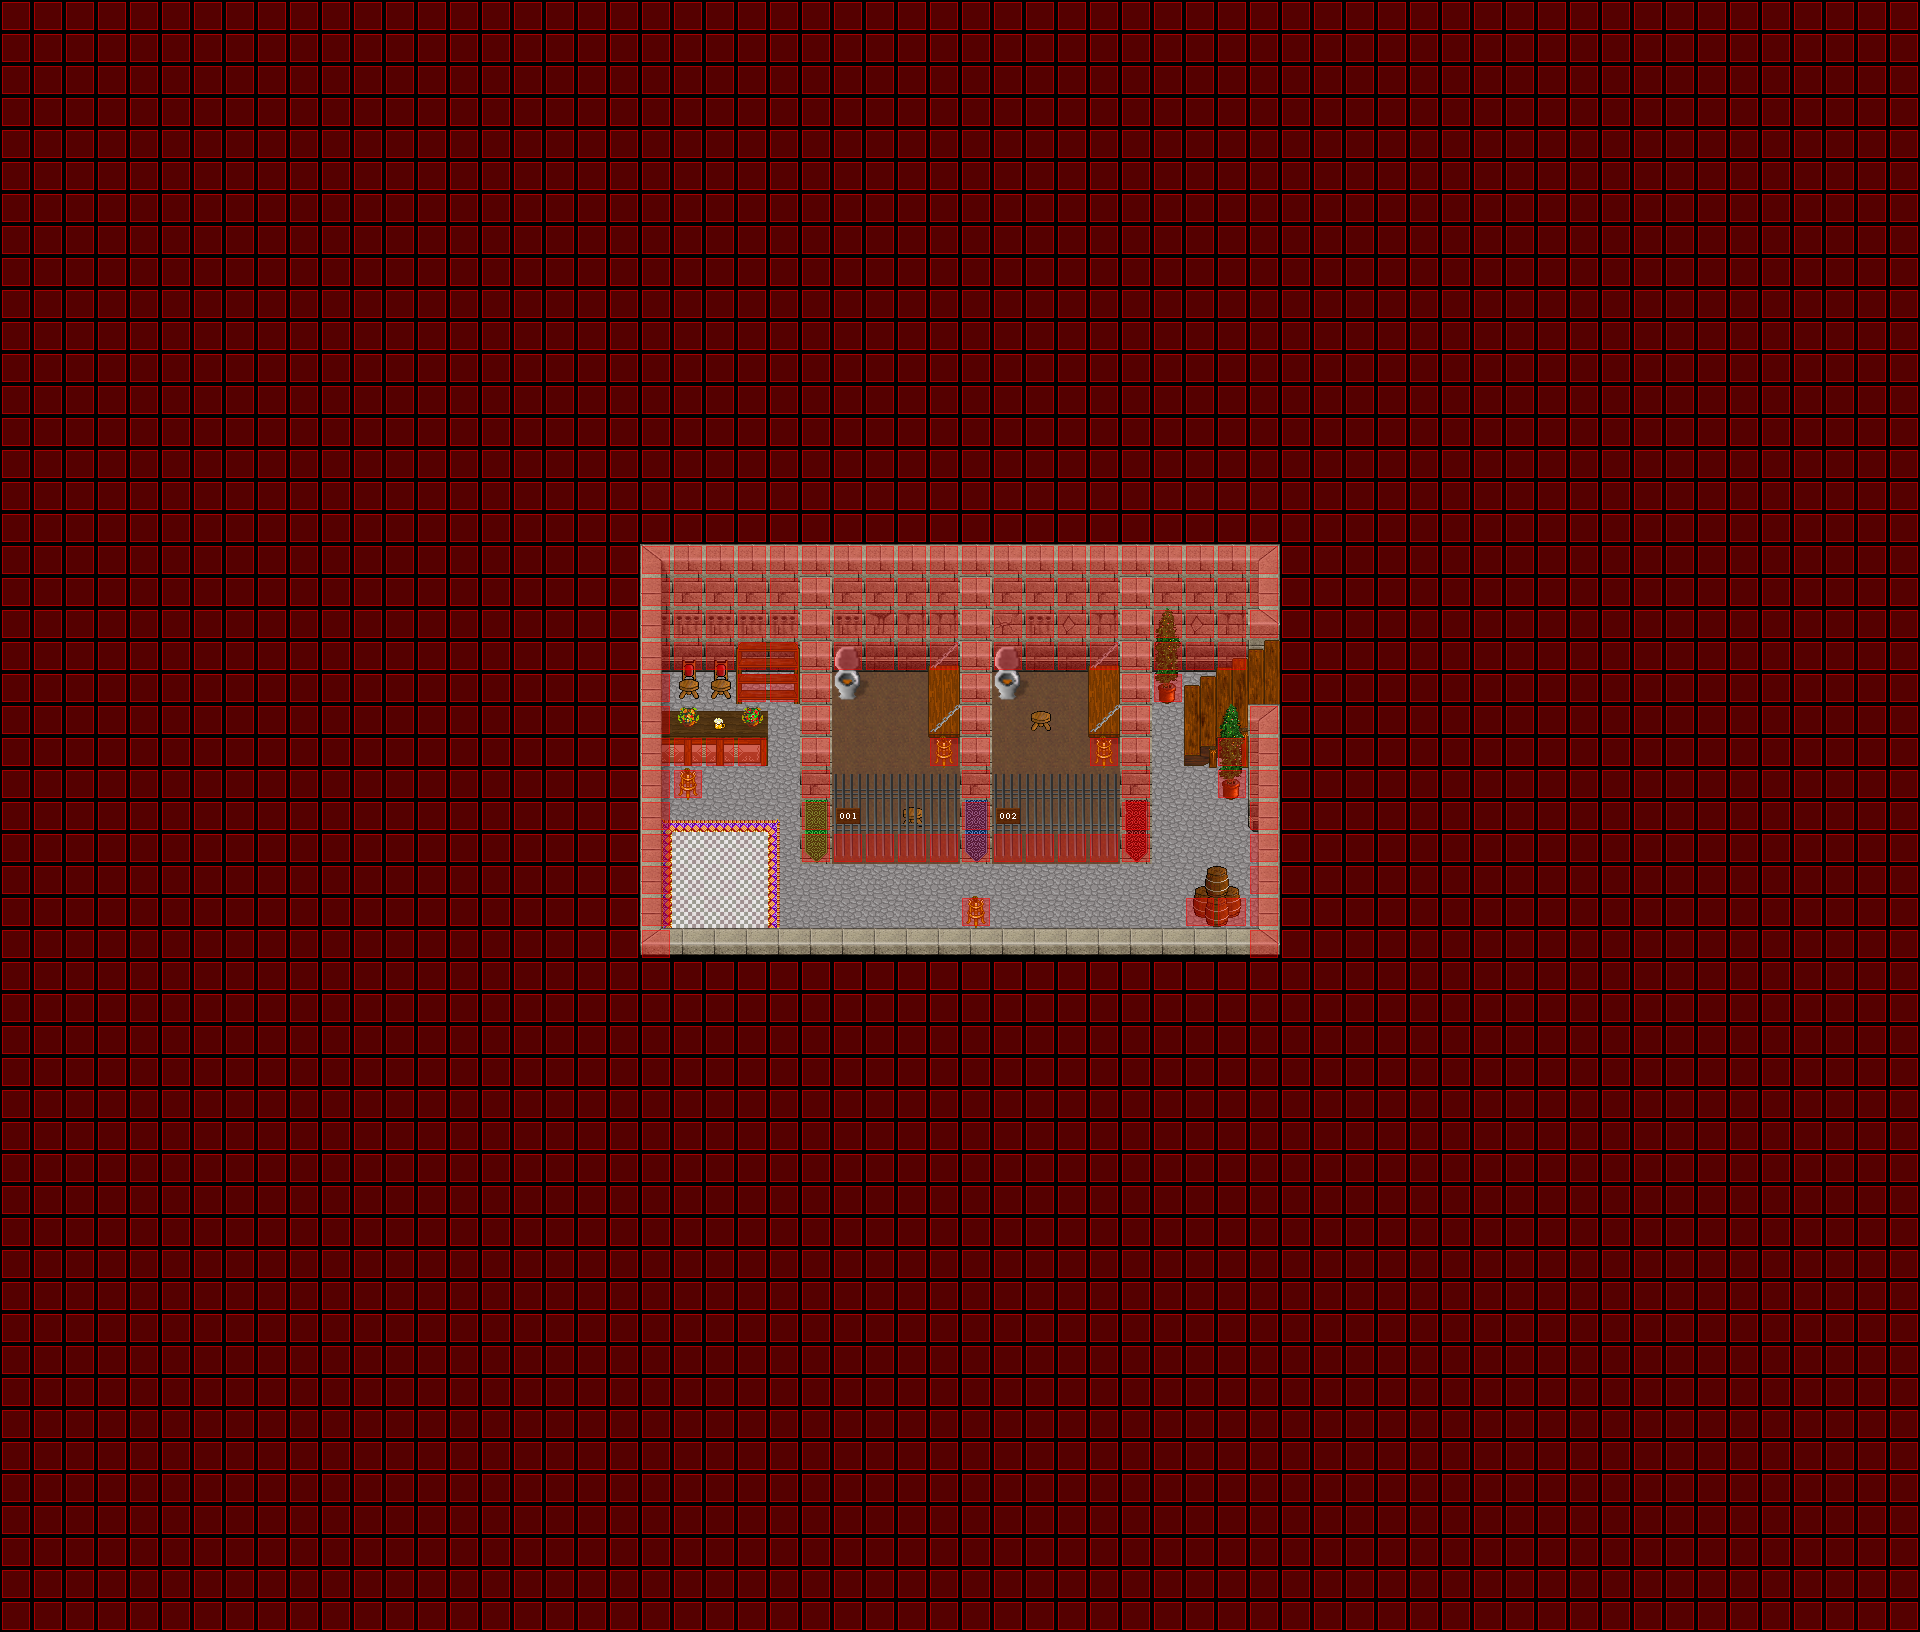

Rendered tile map (Tiled .tmx) drawn with the repository's tilesets; below, a short description and the map source with its tile grids summarised:
An orthogonal 60x51 tile map with 32x32 px tiles, 5 tile layers (Ground, piso, Fringe, Top, ...), 6 tilesets and 1 object (Lunovox: Esse Warp é feito por um arquiv).

<map version="1.0" orientation="orthogonal" width="60" height="51" tilewidth="32" tileheight="32">
 <properties>
  <property name="minimap" value="/graphics/minimaps/prisao.png" />
  <property name="music" value="Clouds Calling.ogg" />
  <property name="name" value="Prisão" />
  <property name="overlay0image" value="graphics/images/ambient/spotlight.png" />
 </properties>
 <tileset firstgid="1" name="collision" tilewidth="32" tileheight="32">
  <image source="../graphics/tiles/collision.png" width="64" height="32" />
 </tileset>
 <tileset firstgid="3" name="blockWalls" tilewidth="32" tileheight="32">
  <image source="../graphics/tiles/blockWalls.png" width="512" height="512" />
 </tileset>
 <tileset firstgid="259" name="cave" tilewidth="32" tileheight="32">
  <image source="../graphics/tiles/cave.png" width="512" height="256" />
 </tileset>
 <tileset firstgid="387" name="Inn" tilewidth="32" tileheight="32">
  <image source="../graphics/tiles/inn.png" width="512" height="512" />
 </tileset>
 <tileset firstgid="643" name="numeros x32" tilewidth="32" tileheight="32">
  <image source="../graphics/tiles/numeros.png" width="320" height="352" />
 </tileset>
 <tileset firstgid="753" name="Grade" tilewidth="32" tileheight="96">
  <image source="../graphics/tiles/grade_x3.png" width="96" height="96" />
 </tileset>
 <layer name="Ground" width="60" height="51">
  <data>[3060 cells, 3060 non-empty, 14 distinct tile ids]</data>
 </layer>
 <layer name="piso" width="60" height="51">
  <data>[3060 cells, 34 non-empty, 11 distinct tile ids]</data>
 </layer>
 <layer name="Fringe" width="60" height="51">
  <data>[3060 cells, 160 non-empty, 45 distinct tile ids]</data>
 </layer>
 <layer name="Top" width="60" height="51">
  <data>[3060 cells, 71 non-empty, 18 distinct tile ids]</data>
 </layer>
 <layer name="Collision" width="60" height="51" opacity="0.65">
  <data>[3060 cells, 2936 non-empty, 1 distinct tile ids]</data>
 </layer>
 <objectgroup color="#0055ff" name="Comentário" width="60" height="51">
  <object name="Lunovox: Esse Warp é feito por um arquivo em &quot;npc/prisao/warp_prisao.conf&quot;" x="1248" y="640" width="32" height="64" />
 </objectgroup>
</map>
